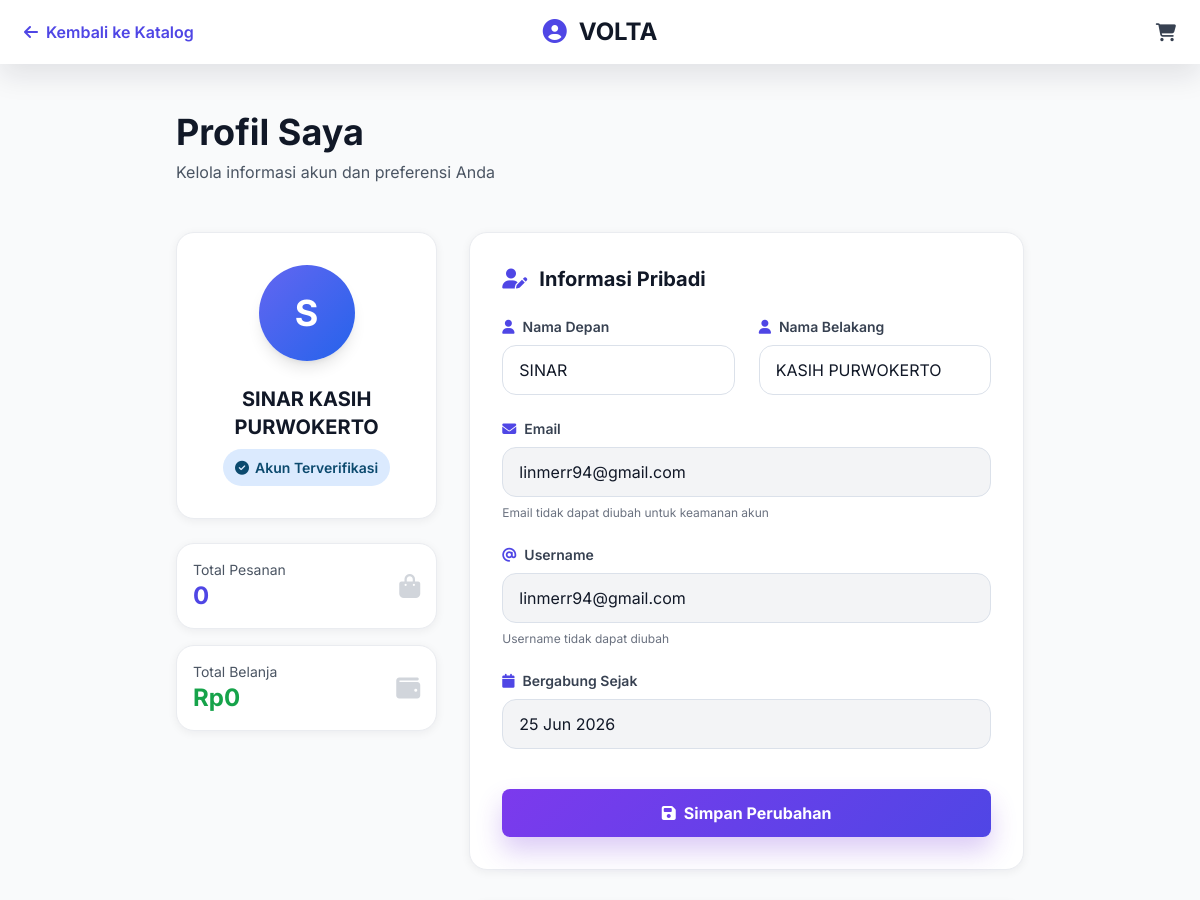
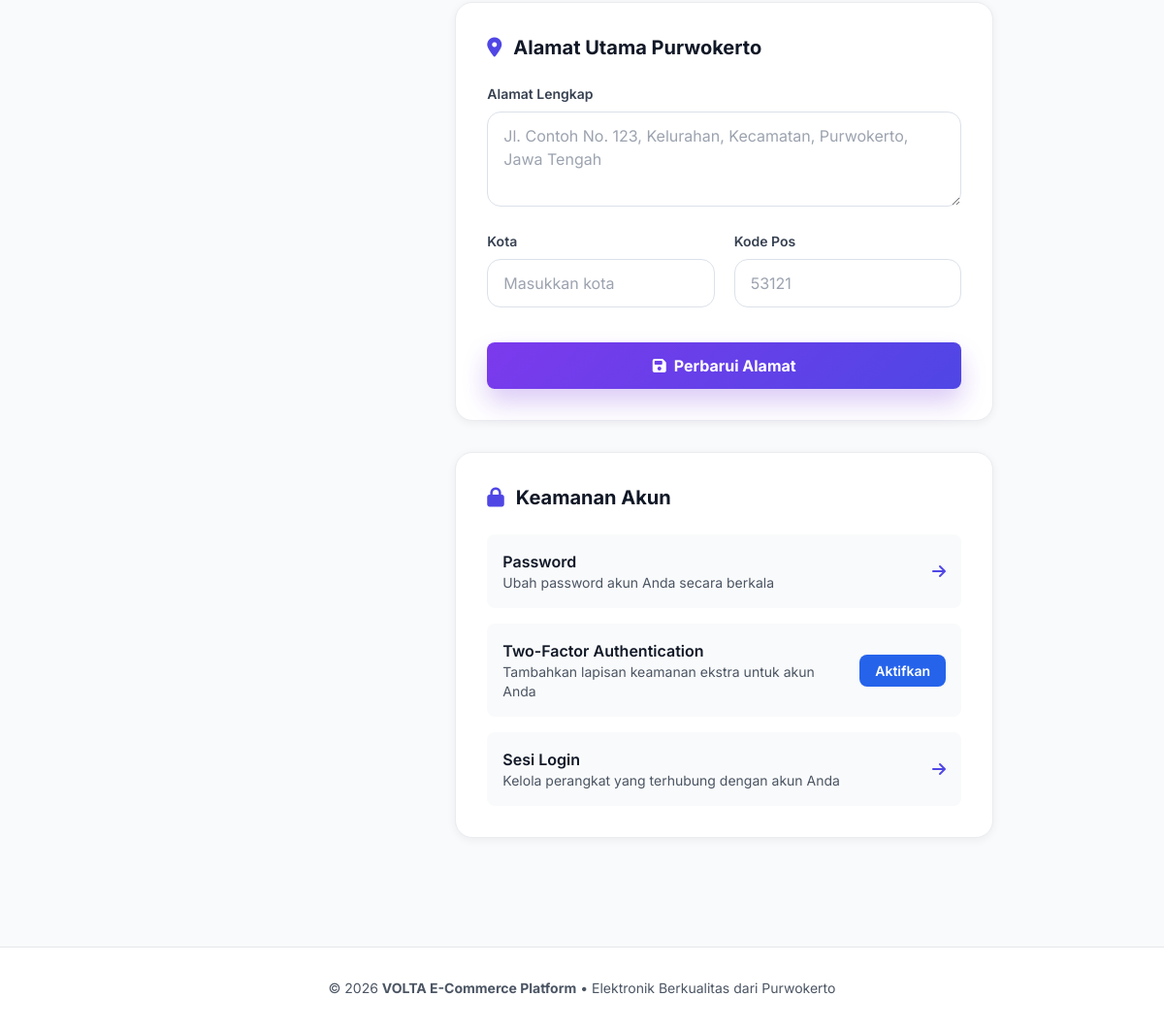
/profile/ (signed in), run on the app's committed database (2 pictures, top to bottom).
### users/models.py (models this page shows, shortened)
class User(AbstractUser):
    ROLE_CHOICES = (
        ('admin', 'Administrator'),
        ('brand', 'Brand/Vendor'),
        ('customer', 'Customer'),
    )
    user_id = models.AutoField(primary_key=True)
    role = models.CharField(
        max_length=20,
        choices=ROLE_CHOICES,
        default='customer',
        help_text="Role pengguna dalam sistem (admin, brand, atau customer)"
    )
    full_name = models.CharField(
        max_length=255,
        blank=True,
        null=True,
        help_text="Nama lengkap pengguna"
    )
    phone = models.CharField(
        max_length=20,
        blank=True,
        null=True,
        unique=True,
        help_text="Nomor telepon kontak pengguna"
    )
    address_street = models.TextField(
        blank=True,
        null=True,
        help_text="Jalan dan nomor rumah"
    )
    address_city = models.CharField(
        max_length=100,
        blank=True,
        null=True,
        help_text="Kota/Kabupaten"
    )
    address_province = models.CharField(
        max_length=100,
        blank=True,
        null=True,
        help_text="Provinsi"
    )
    address_postal_code = models.CharField(
        max_length=100,
        blank=True,
        null=True,
        help_text="Kode pos"
    )
    is_active = models.BooleanField(
        default=True,
        help_text="Menunjukkan apakah user ini aktif atau tidak"
    )
    created_at = models.DateTimeField(
        auto_now_add=True,
        help_text="Tanggal dan waktu user dibuat"
    )
    updated_at = models.DateTimeField(
        auto_now=True,
        help_text="Tanggal dan waktu user terakhir diperbarui"
    )
    class Meta:
        verbose_name = _('User')
        verbose_name_plural = _('Users')
        db_table = 'users'
        ordering = ['-created_at']
        indexes = [
            models.Index(fields=['email']),
            models.Index(fields=['role']),
            models.Index(fields=['is_active']),
        ]

### master_products/views.py (the view, shortened to what this page needs)
# urls.py: path('profile/', views.user_profile_view, name='user_profile'),
@login_required(login_url='master_products:login')
def user_profile_view(request):
    user = request.user
    two_factor, created = UserTwoFactor.objects.get_or_create(user=request.user)
    active_sessions_count = LoginSession.objects.filter(
        user=request.user,
        is_active=True
    ).count()
    context = {
        'user': user,
        'two_factor': two_factor,
        'active_sessions_count': active_sessions_count,
    }
    return render(request, 'master_products/profile.html', context)

### master_products/templates/master_products/profile.html (shortened to what this page needs)
<!DOCTYPE html>
<html lang="id">
<head>
    <script src="https://cdn.tailwindcss.com"></script>
    <link rel="stylesheet" href="https://cdnjs.cloudflare.com/ajax/libs/font-awesome/6.4.0/css/all.min.css">
</head>
<body class="bg-gray-50">
    <nav class="navbar sticky top-0 z-50">
        <div class="max-w-7xl mx-auto px-6 py-4">
            <div class="grid grid-cols-3 items-center">
                <div>
                    <a href="{% url 'master_products:product_list' %}" class="inline-flex items-center gap-2 text-indigo-600 hover:text-indigo-700 font-semibold transition-colors">
                        <i class="fas fa-arrow-left"></i>
                        <span>Kembali ke Katalog</span>
                    </a>
                </div>
                <div class="text-center">
                    <h1 class="text-2xl font-bold text-gray-900">
                        <i class="fas fa-user-circle mr-3 text-indigo-600"></i>VOLTA
                    </h1>
                </div>
                <div class="text-right">
                    <a href="{% url 'master_products:view_cart' %}" class="inline-flex items-center gap-2 text-gray-700 hover:text-indigo-600 transition-colors">
                        <i class="fas fa-shopping-cart text-lg"></i>
                    </a>
                </div>
            </div>
        </div>
    </nav>
    <main class="max-w-4xl mx-auto px-6 py-12">
        <div class="mb-12">
            <h2 class="text-4xl font-bold text-gray-900 mb-2">Profil Saya</h2>
            <p class="text-gray-600">Kelola informasi akun dan preferensi Anda</p>
        </div>
        <div class="grid grid-cols-1 lg:grid-cols-3 gap-8">
            <div class="lg:col-span-1">
                <div class="profile-card p-8 text-center mb-6">
                    <div class="inline-flex items-center justify-center w-24 h-24 bg-gradient-to-br from-indigo-500 to-blue-600 rounded-full mb-6 shadow-lg text-white text-4xl font-bold">
                        {{ user.first_name|first|upper }}
                    </div>
                    <h3 class="text-xl font-bold text-gray-900 mb-2">{{ user.get_full_name|default:user.username }}</h3>
                    <div class="space-y-2">
                        <span class="badge-info">
                            <i class="fas fa-check-circle"></i>
                            Akun Terverifikasi
                        </span>
                    </div>
                </div>
                <div class="space-y-4">
                    <div class="profile-card p-4">
                        <div class="flex items-center justify-between">
                            <div>
                                <p class="text-gray-600 text-sm">Total Pesanan</p>
                                <p class="text-2xl font-bold text-indigo-600">0</p>
                            </div>
                            <i class="fas fa-shopping-bag text-2xl text-gray-300"></i>
                        </div>
                    </div>
                    <div class="profile-card p-4">
                        <div class="flex items-center justify-between">
                            <div>
                                <p class="text-gray-600 text-sm">Total Belanja</p>
                                <p class="text-2xl font-bold text-green-600">Rp0</p>
                            </div>
                            <i class="fas fa-wallet text-2xl text-gray-300"></i>
                        </div>
                    </div>
                </div>
            </div>
            <div class="lg:col-span-2">
                <div class="profile-card p-8 mb-8">
                    <h3 class="text-xl font-bold text-gray-900 mb-6 flex items-center gap-3">
                        <i class="fas fa-user-edit text-indigo-600"></i>
                        Informasi Pribadi
                    </h3>
                    <form method="POST" class="space-y-6">
                        <div class="grid grid-cols-1 md:grid-cols-2 gap-6">
                            <div>
                                <label class="block text-sm font-semibold text-gray-700 mb-2">
                                    <i class="fas fa-user text-indigo-600 mr-2"></i>Nama Depan
                                </label>
                                <input
                                    type="text"
                                    name="first_name"
                                    value="{{ user.first_name }}"
                                    class="form-control w-full text-gray-900"
                                    placeholder="Masukkan nama depan Anda"
                                >
                            </div>
                            <div>
                                <label class="block text-sm font-semibold text-gray-700 mb-2">
                                    <i class="fas fa-user text-indigo-600 mr-2"></i>Nama Belakang
                                </label>
                                <input
                                    type="text"
                                    name="last_name"
                                    value="{{ user.last_name }}"
                                    class="form-control w-full text-gray-900"
                                    placeholder="Masukkan nama belakang Anda"
                                >
                            </div>
                        </div>
                        <div>
                            <label class="block text-sm font-semibold text-gray-700 mb-2">
                                <i class="fas fa-envelope text-indigo-600 mr-2"></i>Email
                            </label>
                            <input
                                type="email"
                                value="{{ user.email }}"
                                class="form-control w-full text-gray-900 bg-gray-100"
                                disabled
                            >
                            <p class="text-xs text-gray-500 mt-2">Email tidak dapat diubah untuk keamanan akun</p>
                        </div>
                        <div>
                            <label class="block text-sm font-semibold text-gray-700 mb-2">
                                <i class="fas fa-at text-indigo-600 mr-2"></i>Username
                            </label>
                            <input
                                type="text"
                                value="{{ user.username }}"
                                class="form-control w-full text-gray-900 bg-gray-100"
                                disabled
                            >
                            <p class="text-xs text-gray-500 mt-2">Username tidak dapat diubah</p>
                        </div>
                        <div>
                            <label class="block text-sm font-semibold text-gray-700 mb-2">
                                <i class="fas fa-calendar text-indigo-600 mr-2"></i>Bergabung Sejak
                            </label>
                            <input
                                type="text"
                                value="{{ user.date_joined|date:'d M Y' }}"
                                class="form-control w-full text-gray-900 bg-gray-100"
                                disabled
                            >
                        </div>
                        <div class="flex gap-3 pt-4">
                            <button
                                type="submit"
                                class="btn-primary flex items-center justify-center gap-2 text-white font-bold py-3 px-8 rounded-lg flex-1"
                            >
                                <i class="fas fa-save"></i>
                                <span>Simpan Perubahan</span>
                            </button>
                        </div>
                    </form>
                </div>
                <div class="profile-card p-8 mb-8">
                    <h3 class="text-xl font-bold text-gray-900 mb-6 flex items-center gap-3">
                        <i class="fas fa-map-marker-alt text-indigo-600"></i>
                        Alamat Utama Purwokerto
                    </h3>
                    <form method="POST" action="{% url 'master_products:update_address' %}" class="space-y-5">
                        <div>
                            <label for="address_street" class="block text-sm font-semibold text-gray-700 mb-2">
                                Alamat Lengkap
                            </label>
                            <textarea
                                id="address_street"
                                name="address_street"
                                rows="3"
                                class="form-control w-full text-gray-900"
                                placeholder="Jl. Contoh No. 123, Kelurahan, Kecamatan, Purwokerto, Jawa Tengah"
                            >{{ user.address_street|default:'' }}</textarea>
                        </div>
                        <div class="grid grid-cols-1 md:grid-cols-2 gap-5">
                            <div>
                                <label for="address_city" class="block text-sm font-semibold text-gray-700 mb-2">Kota</label>
                                <input
                                    type="text"
                                    id="address_city"
                                    name="address_city"
                                    value="{{ user.address_city|default:'' }}"
                                    class="form-control w-full text-gray-900"
                                    placeholder="Masukkan kota"
                                >
                            </div>
                            <div>
                                <label for="address_postal_code" class="block text-sm font-semibold text-gray-700 mb-2">Kode Pos</label>
                                <input
                                    type="text"
                                    id="address_postal_code"
                                    name="address_postal_code"
                                    value="{{ user.address_postal_code|default:'' }}"
                                    placeholder="53121"
                                    class="form-control w-full text-gray-900"
                                >
                            </div>
                        </div>
                        <div class="flex gap-3 pt-4">
                            <button
                                type="submit"
                                class="btn-primary flex items-center justify-center gap-2 text-white font-bold py-3 px-8 rounded-lg flex-1"
                            >
                                <i class="fas fa-save"></i>
                                <span>Perbarui Alamat</span>
                            </button>
                        </div>
                    </form>
                </div>
                <div class="profile-card p-8">
                    <h3 class="text-xl font-bold text-gray-900 mb-6 flex items-center gap-3">
                        <i class="fas fa-lock text-indigo-600"></i>
                        Keamanan Akun
                    </h3>
                    <div class="space-y-4">
                        <div class="flex items-center justify-between p-4 bg-gray-50 rounded-lg">
                            <div>
                                <p class="font-semibold text-gray-900">Password</p>
                                <p class="text-sm text-gray-600">Ubah password akun Anda secara berkala</p>
                            </div>
                            <a href="{% url 'master_products:change_password' %}" class="text-indigo-600 hover:text-indigo-700 font-semibold">
                                <i class="fas fa-arrow-right"></i>
                            </a>
                        </div>
                        <div class="flex items-center justify-between p-4 bg-gray-50 rounded-lg">
                            <div>
                                <p class="font-semibold text-gray-900">Two-Factor Authentication</p>
                                <p class="text-sm text-gray-600">Tambahkan lapisan keamanan ekstra untuk akun Anda</p>
                            </div>
                            <div class="ml-4 flex-shrink-0">
                                {% if two_factor.is_enabled %}
                                    <span class="text-green-500 text-sm font-semibold mr-2">✅ Aktif</span>
                                    <a href="{% url 'master_products:disable_2fa' %}" class="ml-4 flex-shrink-0 bg-red-600 hover:bg-red-700 text-white text-sm font-semibold px-4 py-2 rounded-lg transition">Nonaktifkan</a>
                                {% else %}
                                    <a href="{% url 'master_products:enable_2fa' %}" class="ml-4 flex-shrink-0 bg-blue-600 hover:bg-blue-700 text-white text-sm font-semibold px-4 py-2 rounded-lg transition">Aktifkan</a>
                                {% endif %}
                            </div>
                        </div>
                        <div class="flex items-center justify-between p-4 bg-gray-50 rounded-lg">
                            <div>
                                <p class="font-semibold text-gray-900">Sesi Login</p>
                                <p class="text-sm text-gray-600">Kelola perangkat yang terhubung dengan akun Anda</p>
                            </div>
                            <a href="#" class="text-indigo-600 hover:text-indigo-700 font-semibold">
                                <i class="fas fa-arrow-right"></i>
                            </a>
                        </div>
                    </div>
                </div>
            </div>
        </div>
    </main>
    <footer class="bg-white border-t border-gray-200 mt-16 py-8">
        <div class="max-w-6xl mx-auto px-6 text-center text-gray-600 text-sm">
            <p>&copy; 2026 <strong>VOLTA E-Commerce Platform</strong> • Elektronik Berkualitas dari Purwokerto</p>
        </div>
    </footer>
</body>
</html>

### data on the page
User: first_name|first "S", get_full_name "SINAR KASIH PURWOKERTO", first_name "SINAR", last_name "KASIH PURWOKERTO", email "linmerr94@gmail.com", username "linmerr94@gmail.com", date_joined "25 Jun 2026"
